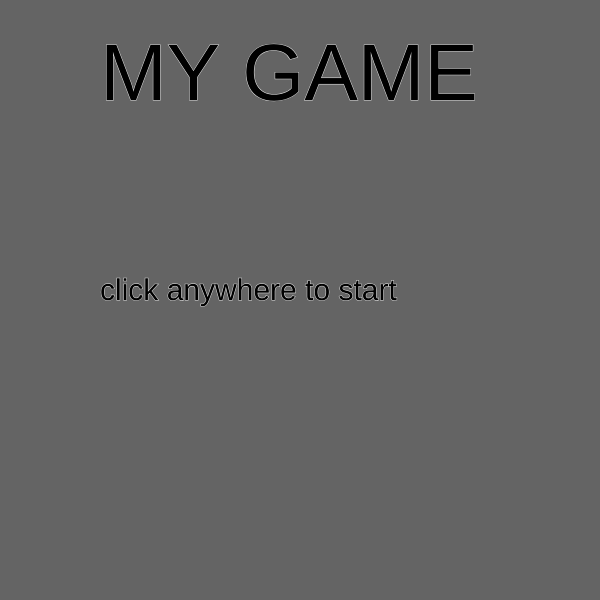
Frame 1 (no input)
Frame 60 (no input): identical to frame 1, image omitted
Frame 120 (the mouse pressed at the canvas centre since frame 60): identical to frame 1, image omitted

The p5.js sketch that drew this single still picture (run headless with seeded random() and noise() and a simulated clock; from frame 60 on, the mouse is pressed at the canvas centre):

// p5.js sketch
// ── sketch.js
'use strict'

let state = 'title';
let cnv;

  function setup(){
    cnv = createCanvas(600, 600);
    
  }


  function draw(){

    switch (state){
      case 'title':
        title();
        cnv.mouseClicked(titleMouseClicked);
        break;
        case 'level 1':
        level1();
         cnv.mouseClicked(level1MouseClicked);
          break;
          default:
            break;
    }
  }


  function title(){
    background(100);
    textSize(80);
    stroke(225);
    text('MY GAME', 100, 100);

    textSize(30);
    text('click anywhere to start', 100, 300);
  }


  function titleMouseClicked(){
    console.log('canvas is clicked on title page');
    state = 'level 1'
  }


  function level1(){
    background(50, 150, 200);
  }

  function level1MouseClicked(){
    console.log('canvas is clicked on level 1');
  }
